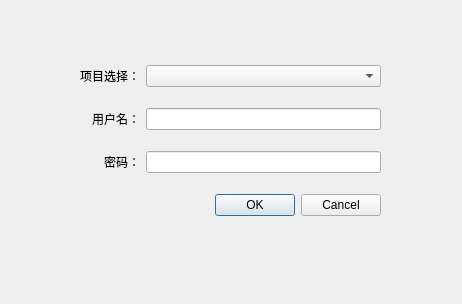
<?xml version="1.0" encoding="UTF-8"?>
<ui version="4.0">
 <class>TimelogLogin</class>
 <widget class="QDialog" name="TimelogLogin">
  <property name="geometry">
   <rect>
    <x>0</x>
    <y>0</y>
    <width>462</width>
    <height>304</height>
   </rect>
  </property>
  <property name="windowTitle">
   <string>TimeLog Login</string>
  </property>
  <widget class="QWidget" name="">
   <property name="geometry">
    <rect>
     <x>80</x>
     <y>50</y>
     <width>301</width>
     <height>181</height>
    </rect>
   </property>
   <layout class="QGridLayout" name="gridLayout">
    <item row="0" column="0">
     <widget class="QLabel" name="label">
      <property name="text">
       <string>项目选择：</string>
      </property>
      <property name="alignment">
       <set>Qt::AlignRight|Qt::AlignTrailing|Qt::AlignVCenter</set>
      </property>
     </widget>
    </item>
    <item row="0" column="1">
     <widget class="QComboBox" name="comboBoxProjectName"/>
    </item>
    <item row="1" column="0">
     <widget class="QLabel" name="label_2">
      <property name="text">
       <string>用户名：</string>
      </property>
      <property name="alignment">
       <set>Qt::AlignRight|Qt::AlignTrailing|Qt::AlignVCenter</set>
      </property>
     </widget>
    </item>
    <item row="1" column="1">
     <widget class="QLineEdit" name="lineEditUserName"/>
    </item>
    <item row="2" column="0">
     <widget class="QLabel" name="label_3">
      <property name="layoutDirection">
       <enum>Qt::LeftToRight</enum>
      </property>
      <property name="text">
       <string>密码：</string>
      </property>
      <property name="alignment">
       <set>Qt::AlignRight|Qt::AlignTrailing|Qt::AlignVCenter</set>
      </property>
     </widget>
    </item>
    <item row="2" column="1">
     <widget class="QLineEdit" name="lineEditPassWd">
      <property name="echoMode">
       <enum>QLineEdit::Password</enum>
      </property>
     </widget>
    </item>
    <item row="3" column="0" colspan="2">
     <widget class="QDialogButtonBox" name="buttonBox">
      <property name="orientation">
       <enum>Qt::Horizontal</enum>
      </property>
      <property name="standardButtons">
       <set>QDialogButtonBox::Cancel|QDialogButtonBox::Ok</set>
      </property>
     </widget>
    </item>
   </layout>
  </widget>
 </widget>
 <resources/>
 <connections>
  <connection>
   <sender>buttonBox</sender>
   <signal>accepted()</signal>
   <receiver>TimelogLogin</receiver>
   <slot>accept()</slot>
   <hints>
    <hint type="sourcelabel">
     <x>248</x>
     <y>254</y>
    </hint>
    <hint type="destinationlabel">
     <x>157</x>
     <y>274</y>
    </hint>
   </hints>
  </connection>
  <connection>
   <sender>buttonBox</sender>
   <signal>rejected()</signal>
   <receiver>TimelogLogin</receiver>
   <slot>reject()</slot>
   <hints>
    <hint type="sourcelabel">
     <x>316</x>
     <y>260</y>
    </hint>
    <hint type="destinationlabel">
     <x>286</x>
     <y>274</y>
    </hint>
   </hints>
  </connection>
 </connections>
</ui>
